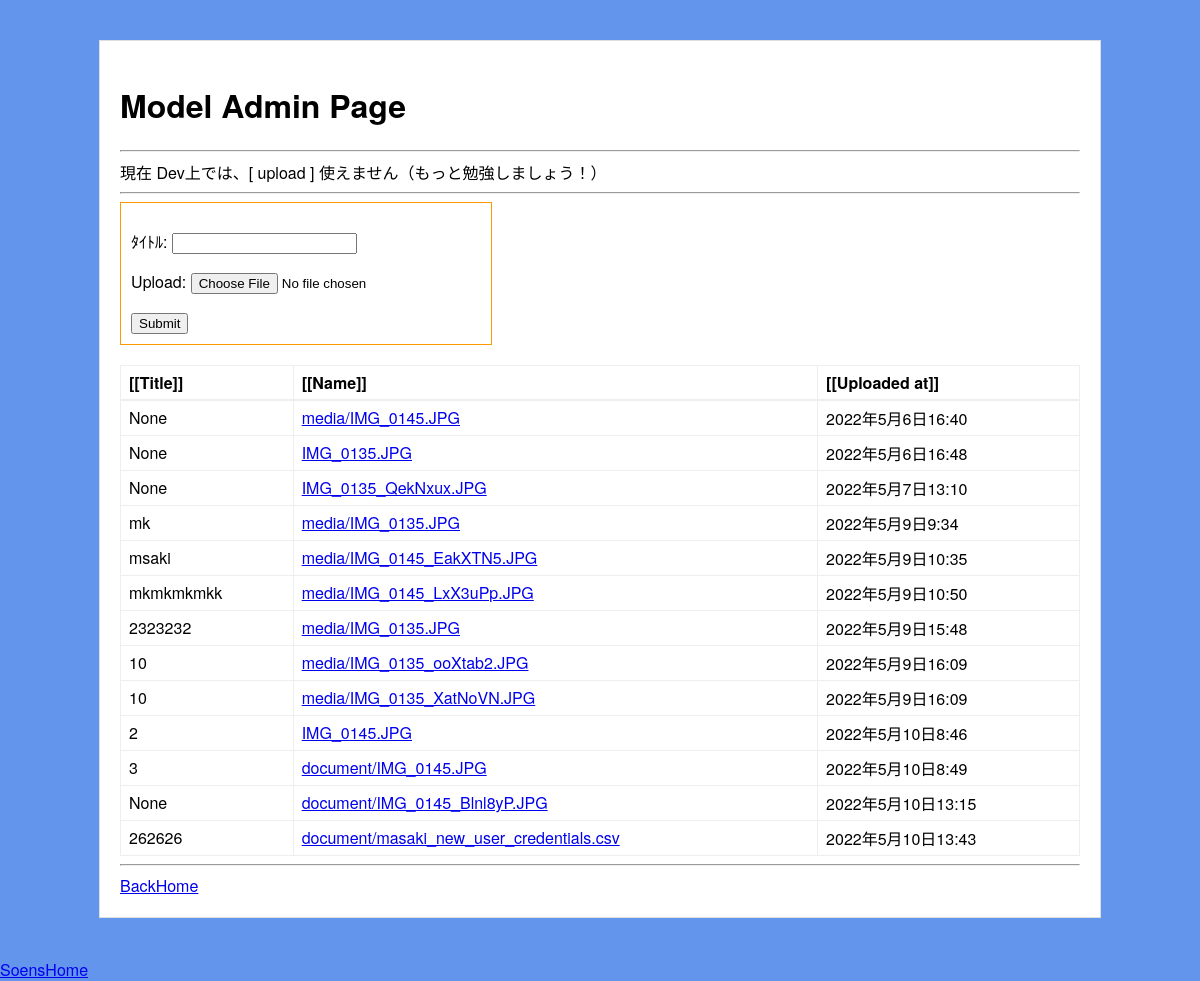
The page /ba/bf/ on the database its author committed.
### base_asset/models.py (models this page shows)
class Document(models.Model):
    title=models.CharField('ﾀｲﾄﾙ', max_length=50,null=True,blank=True)
    uploaded_at = models.DateTimeField(auto_now_add=True,)
    upload = models.FileField(upload_to='document/',default='')

### base_asset/views.py (the view)
# urls.py: path('bf/', views.DocumentCreateView.as_view(), name='baseform'),
class DocumentCreateView(CreateView):
    model = Document
    fields='__all__'
    success_url = reverse_lazy('base:home')
    def get_context_data(self, **kwargs):
        context = super().get_context_data(**kwargs)
        documents = Document.objects.all()
        context['documents'] = documents
        return context

### templates/base_asset/document_form.html (shortened to what this page needs)
{% extends 'base_asset/base_asset_base.html' %}
{% block content %}
    <form method="post" enctype="multipart/form-data">
        {{ form.as_p }}
        <button type="submit">Submit</button>
    </form>
    <table>
        <thead>
        <tr>
            <th>[[Title]]</th>
            <th>[[Name]]</th>
            <th>[[Uploaded at]]</th>
        </tr>
        </thead>
        <tbody>
        {% for document in documents %}
            <tr>
                <td>{{ document.title }}</td>
                <td><a href="{{ document.upload.url }}" target="_blank">{{ document.upload.name }}</a></td>
                <td>{{ document.uploaded_at }}</td>
            </tr>
        {% empty %}
            <tr>
                <td colspan="3">No data.</td>
            </tr>
        {% endfor %}
        </tbody>
    </table>
{% endblock %}

### asset/css/app.css (style rules this page uses)
body { margin: 0; background-color: cornflowerblue; font-family: "Helvetica Neue", Helvetica, Arial, sans-serif; }
form { margin-bottom: 20px; padding: 10px; border: 1px solid #ff9900; width: 350px; }
table { border-collapse: collapse; width: 100%; }
table td, table th { border: 1px solid #eceeef; padding: 5px 8px; text-align: left; }
table thead { border-bottom: 2px solid #eceeef; }

### rows shown on the page
Document: title "None", upload.name "media/IMG_0145.JPG", uploaded_at "2022年5月6日16:40"
Document: title "None", upload.name "IMG_0135.JPG", uploaded_at "2022年5月6日16:48"
Document: title "None", upload.name "IMG_0135_QekNxux.JPG", uploaded_at "2022年5月7日13:10"
Document: title "mk", upload.name "media/IMG_0135.JPG", uploaded_at "2022年5月9日9:34"
Document: title "msaki", upload.name "media/IMG_0145_EakXTN5.JPG", uploaded_at "2022年5月9日10:35"
Document: title "mkmkmkmkk", upload.name "media/IMG_0145_LxX3uPp.JPG", uploaded_at "2022年5月9日10:50"
Document: title "2323232", upload.name "media/IMG_0135.JPG", uploaded_at "2022年5月9日15:48"
Document: title "10", upload.name "media/IMG_0135_ooXtab2.JPG", uploaded_at "2022年5月9日16:09"
Document: title "10", upload.name "media/IMG_0135_XatNoVN.JPG", uploaded_at "2022年5月9日16:09"
Document: title "2", upload.name "IMG_0145.JPG", uploaded_at "2022年5月10日8:46"
Document: title "3", upload.name "document/IMG_0145.JPG", uploaded_at "2022年5月10日8:49"
Document: title "None", upload.name "document/IMG_0145_Blnl8yP.JPG", uploaded_at "2022年5月10日13:15"
Document: title "262626", upload.name "document/masaki_new_user_credentials.csv", uploaded_at "2022年5月10日13:43"
